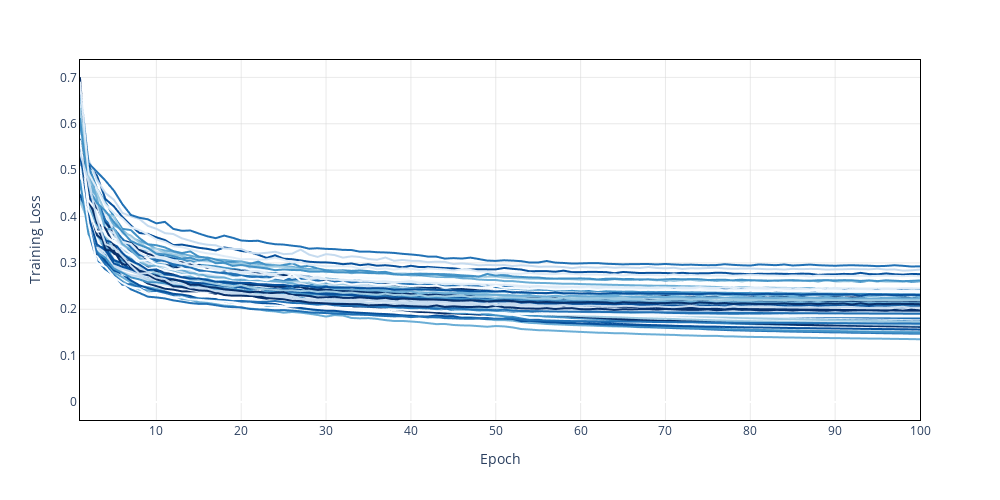

Notebook code for this chart:
### Code cell
# Plot the losses over the training.
# (To see, if the models are trained stable.)
#
importlib.reload(utils)

plot_only_single_config = True
plotted_config = Config_of_one_run(ModelSize.MEDIUM, DoPretraining.YES, DoTransferLearning.YES, Aggregation_Count._50_HOUSEHOLDS, 
    NrOfComunities._20, TrainingHistory._12_MONTH, ModelInputHistory._1_DAY, UsedModels.ALL, Epochs.DEFAULT)

utils.Evaluate_Models.plot_training_losses_over_epochs('scripts/outputs/all_train_histories.pkl',
                                                       plot_only_single_config,
                                                       plotted_config
                                                       )
